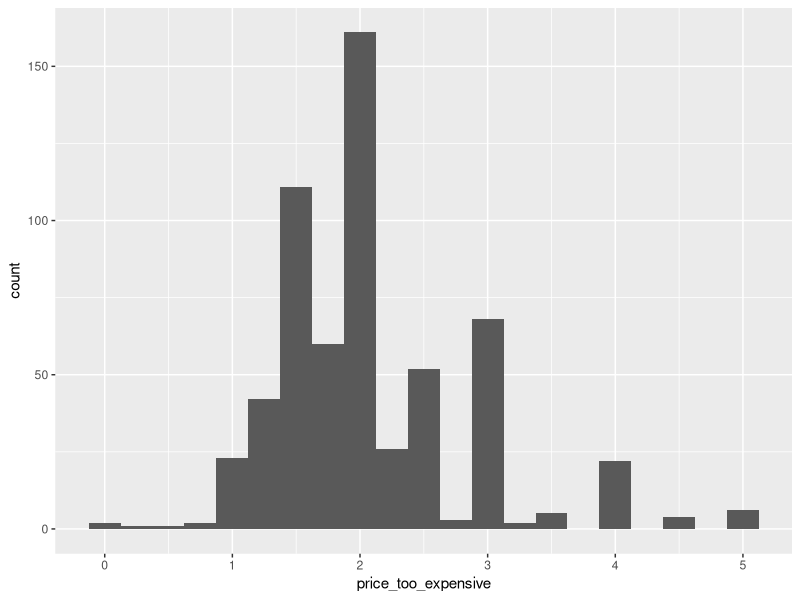

The R source for this figure:
## ---- chunk 1
#| label: setup
#| message: false
library(tidyverse)

survey <- read_csv("milk_survey_compact.csv")
## ---- chunk 2
#| label: fig-threshold
#| fig-cap: "Price at which milk is too expensive."
survey |>
  filter(price_too_expensive <= 5) |>
  ggplot() +
  aes(x = price_too_expensive) +
  geom_histogram(binwidth = 0.25)
## ---- chunk 3
#| label: tbl-diet
#| tbl-cap: "Respondents by diet."
survey |>
  count(diet, sort = TRUE) |>
  knitr::kable()
